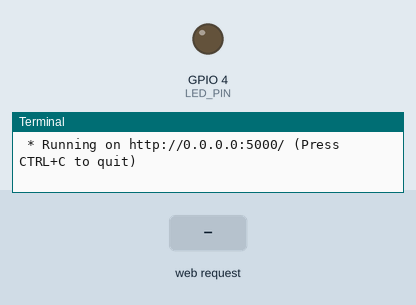
Bench run of a program on a simulated Raspberry Pi (BCM pin numbers). Parts: output pins drawn as LEDs (lit = HIGH), the last lines printed to the terminal. Inputs (shaded band) come from the test bench. The clock reads 2024-03-15 10:24:30 at power-on unless the program sets it.

Above: at 1.2 s.
1.3 s: HTTP request for /led/on received
At 1.6 s:
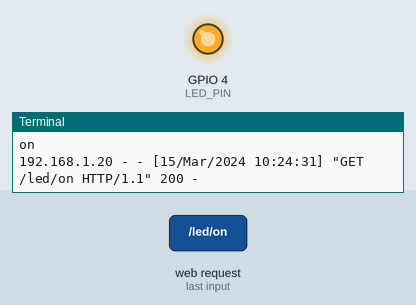
2.8 s: HTTP request for /led/off received
At 4.0 s:
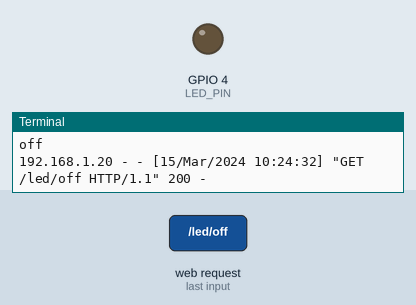
Timing chart, 0 to 5.8 s (numbered marks = the images above; inputs shaded):
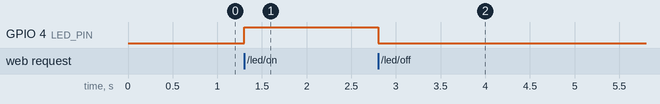

The program:

flask_led2.py
```python
from flask import Flask, render_template
import RPi.GPIO as GPIO

LED_PIN = 4

GPIO.setmode(GPIO.BCM)
GPIO.setup(LED_PIN, GPIO.OUT)

app = Flask(__name__)

app.route("/")
def index():
  return render_template("led.html")

@app.route("/led/<op>")
def led_op(op):
  print(op)
  if op == "on":
    GPIO.output(LED_PIN, GPIO.HIGH)
    return "LED ON"
  elif op == "off":
    GPIO.output(LED_PIN, GPIO.LOW)
    return "LED OFF"
  else:
    return "Error"

if __name__ == "__main__":
  app.run(host="0.0.0.0")

GPIO.cleanup()
```

Measured:
- after the input at 1.3 s, GPIO 4 (LED_PIN): LOW → HIGH at once
- after the input at 2.8 s, GPIO 4 (LED_PIN): HIGH → LOW at once
